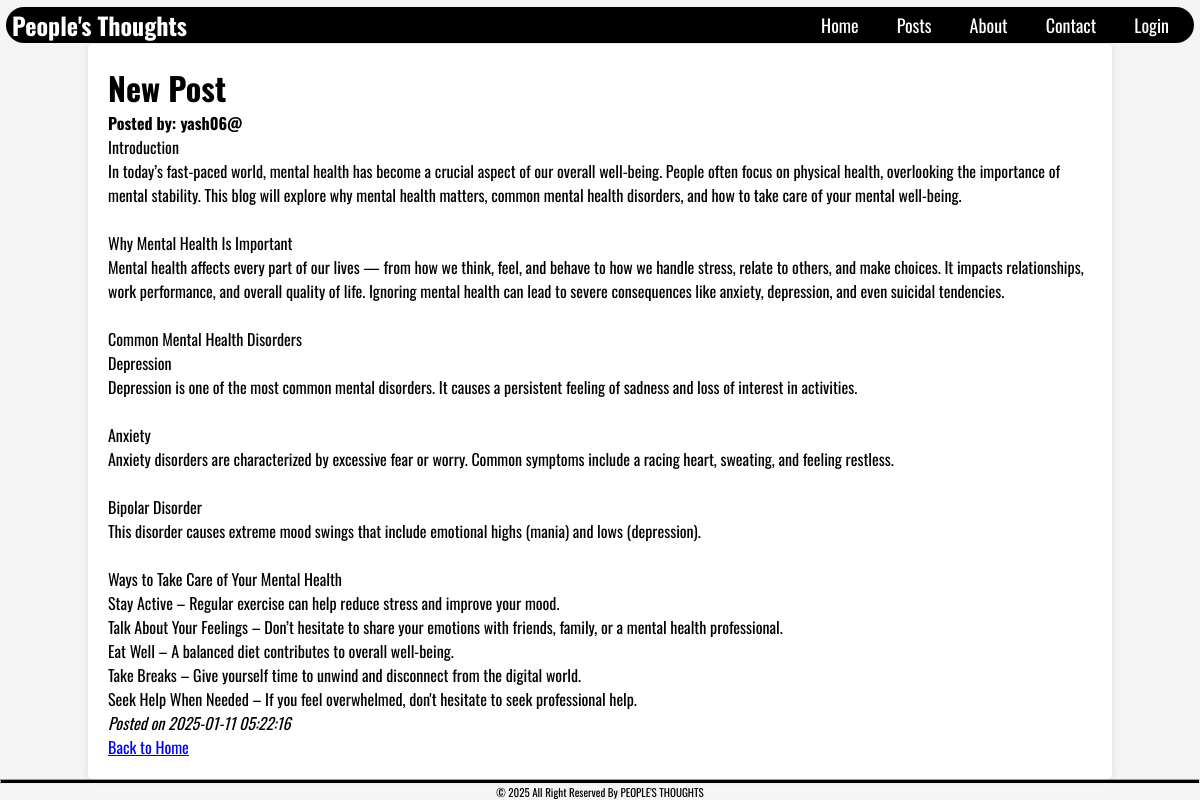
/view_post.php?id=2, run on the app's committed database.
### tables this page shows
CREATE TABLE `posts` (
  `id` int(11) NOT NULL,
  `user_id` int(11) NOT NULL,
  `title` varchar(255) NOT NULL,
  `content` mediumblob NOT NULL,
  `created_at` timestamp NOT NULL DEFAULT current_timestamp()
);

CREATE TABLE `user` (
  `id` int(11) NOT NULL,
  `fullname` varchar(255) NOT NULL,
  `username` varchar(50) NOT NULL,
  `email` varchar(255) NOT NULL,
  `password` varchar(255) NOT NULL
);

### view_post.php (the view, shortened to what this page needs)
<?php
include "inc/header.php";
if (isset($_GET['id'])) {
    $postId = $_GET['id'];
    $query = "SELECT posts.*, user.username FROM posts
              JOIN user ON posts.user_id = user.id
              WHERE posts.id = ?";
    $stmt = $conn->prepare($query);
    $stmt->bind_param("i", $postId);
    $stmt->execute();
    $result = $stmt->get_result();
    if ($result->num_rows > 0) {
        $post = $result->fetch_assoc();
    } else {
        echo "Post not found.";
        exit();
    }
} else {
    echo "No post ID provided.";
    exit();
}
?>
<!DOCTYPE html>
<html lang="en">
<head>
    <link rel="stylesheet" href="css/style.css">
</head>
<body>
    <div class="post-container">
        <h1><?php echo htmlspecialchars($post['title']); ?></h1>
        <p><strong>Posted by: <?php echo htmlspecialchars($post['username']); ?></strong></p>
        <p><?php echo nl2br(htmlspecialchars($post['content'])); ?></p>
        <p><em>Posted on <?php echo date('Y-m-d H:i:s', strtotime($post['created_at'])); ?></em></p>
        <a href="index.php" class="back-btn">Back to Home</a>
    </div>
</body>
</html>
<?php
include "inc/footer.php";
?>

### css/navbar.css (style rules this page uses)
body { font-family: "Oswald", serif; }

### css/style.css (style rules this page uses)
* { margin: 0; padding: 0; box-sizing: border-box; }
body { font-family: "Oswald", serif; display: flex; flex-direction: column; align-items: center; min-height: 100vh; background-color: #f5f5f5; padding-top: 7px; }
.post-container { width: 1024px; margin: auto; background: white; padding: 20px; border-radius: 5px; box-shadow: 0 0 10px rgba(0, 0, 0, 0.1); }

### css/footer.css (style rules this page uses)
body { font-family: "Oswald", serif; }

### data on the page
posts: title "New Post", user.username "yash06@", content "Introduction In today’s fast-paced world, mental health has become a crucial aspect of our overall well-being. People often focus on physical health, overlooking the importance of mental stability. This blog will explore why mental health matters, common mental health disorders, and how to take care of your mental well-being. Why Mental Health Is Important Mental health affects every part of our lives — from how we think, feel, and behave to how we handle stress, relate to others, and make choices. It impacts relationships, work performance, and overall quality of life. Ignoring mental health can lead to severe consequences like anxiety, depression, and even suicidal tendencies. Common…", created_at "2025-01-11 05:22:16"
